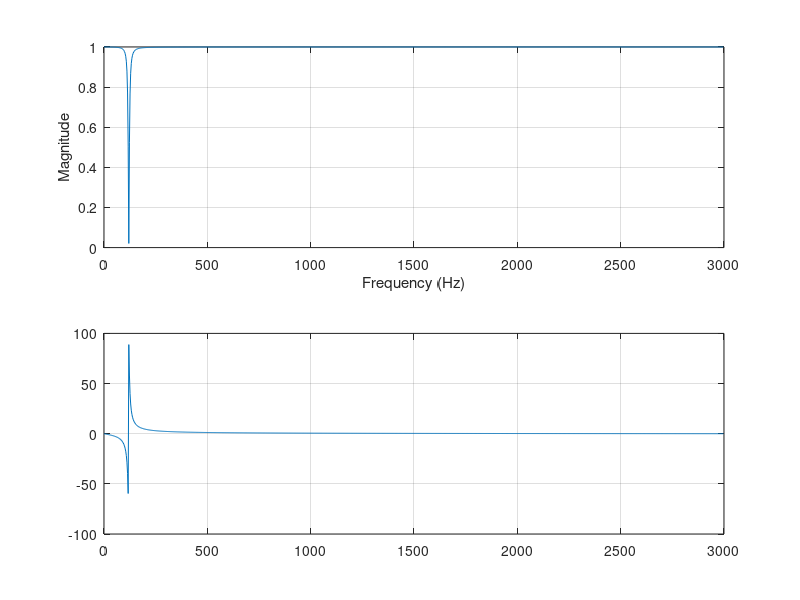
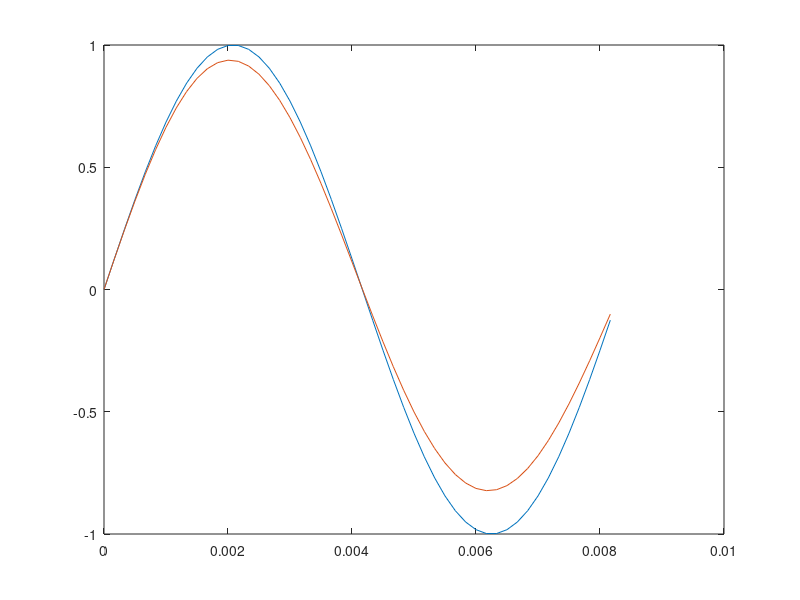

Write MATLAB code to recreate these figures, in order.
% Digital Filters
%% Notch Filter Generation
Fs=6000; %Sampling frequency = 50Khz
GridFreq=60; %Nominal Grid Frequency in Hz
Tfinal=2; %Time the simulation is run for = 0.5 seconds
Ts=1/Fs; %Sampling Time = 1/Fs
t=0:Ts:Tfinal; %Simulation Time vector
wn=2*pi*GridFreq; %Nominal Grid Frequency in radians
ws=2*pi*Fs;
[b,a]=butter(1,[2*pi*(115/(ws/2)) 2*pi*(125/(ws/2))],'stop'); %Enter the band you don't want the frequencies to pass through
%Ya do Fnotdesire/(ws/2)) because the method wants a ratio of the not-desired F over (ws/2)
[H,W]=freqz(b,a,1000);
disp(b);
disp(a);


figure(1);
subplot(2,1,1)
plot(W*Fs/2/pi,abs(H)); %restoring the frequencies to time domain, undoing the Fs/2 thing too
grid
xlabel('Frequency (Hz)')
ylabel('Magnitude')
subplot(2,1,2)
plot(W*Fs/2/pi,angle(H)*180/pi);
grid

f=120;
t=0:1/Fs:1/f-1/Fs;
x=sin(2*pi*f*t);
x_filtered=filter(b,a,x);

figure(2)
plot(t,x,t,x_filtered);
